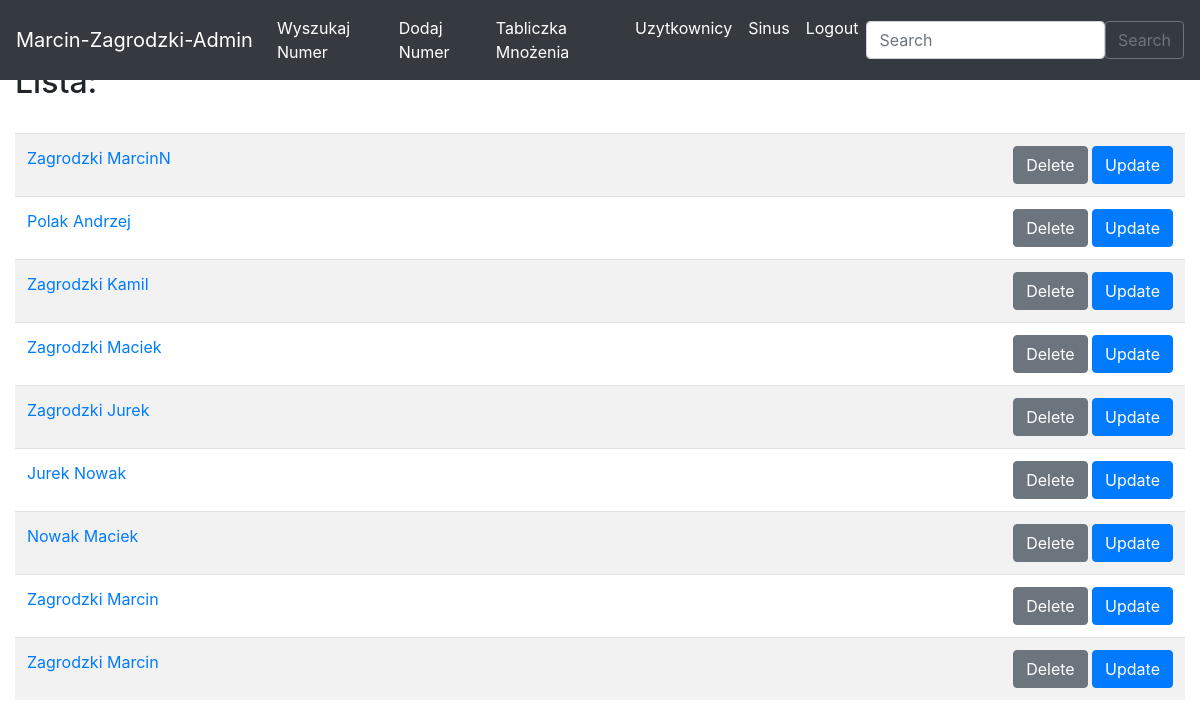
The app's page / (signed in) with its own data.
### main/models.py (models this page shows, shortened)
class Ksiazka(models.Model):
    imie = models.CharField(max_length=30, unique=False)
    nazwisko = models.TextField(max_length=30, blank=True, null=True)
    telefon = models.CharField(null=False, blank=False, unique=True, max_length=9)
    data_dodania = models.DateTimeField(auto_now_add=True, blank=True, null=True)
    updated = models.DateTimeField(auto_now=True, blank=True, null=True)

### main/views.py (the view)
# urls.py: path("", views.browse, name="browse"),
def browse(request):
    ksiazka_list = Ksiazka.objects.all().order_by('data_dodania')
    context = {
        'ksiazka_list': ksiazka_list,
    }
    return render(request, "main/browse.html", context)

### main/templates/main/browse.html (shortened to what this page needs)
{% extends 'main/base.html' %}
{% block content %}
<br><br>
<div>
<h2> Lista:</h2>
<br>
<table class ="table table-striped table-hover">
    {% for ksiazka in ksiazka_list %}
        <tr>
            <td>
                <a href="{% url 'browsetopic' ksiazka.id %} ">{{ksiazka.nazwisko}} {{ksiazka.imie}} </a>
            </td>
            <td align="right">
                <a href="{% url 'delete_ksiazka' ksiazka.id %}" class="btn btn-secondary">Delete</a>
                <a href="{% url 'update_ksiazka' ksiazka.id %}" class="btn btn-primary">Update</a>
            </td>
        </tr>
    {% endfor %}
</table>
</div>
{% endblock %}

### main/templates/main/base.html (shortened to what this page needs)
<!DOCTYPE html>
<html>
<head>
    <link rel="stylesheet" href="https://cdn.jsdelivr.net/npm/bootstrap@4.3.1/dist/css/bootstrap.min.css">
</head>
<body style="margin: 15px">
<div>
<nav class="navbar navbar-expand-md navbar-dark bg-dark fixed-top">
    <a class="navbar-brand" href="#">{{ user.username }}</a>
    <div class="collapse navbar-collapse" id="navbarsExampleDefault">
        <ul class="navbar-nav mr-auto">
            <li class="nav-item active">
                <a class="nav-link" href="../browse">Wyszukaj Numer</a>
            </li>
            <li class="nav-item active">
                <a class="nav-link" href="../addtopic">Dodaj Numer</a>
            </li>
            <li class="nav-item active">
                <a class="nav-link" href="../tabliczka">Tabliczka Mnożenia</a>
            </li>
            <li class="nav-item active">
                <a class="nav-link" href="../ranking">Uzytkownicy</a>
            </li>
            <li class="nav-item active">
                <a class="nav-link" href="../wykresy">Sinus</a>
            </li>
            <li class="nav-item active" >
                <a class="nav-link" href="../logout">Logout</a>
            </li>
        </ul>
        <form class ="d-flex" method="POST" action="{% url 'search' %}">
            <input class="form-control me-2" type="search" placeholder="Search" aria-label="Search" name="searched"><button class="btn btn-outline-secondary" type="submit">Search</button>
        </form>
    </div>
</nav>
</div>
{% if user.is_authenticated %}
    {% block content %}
    {% endblock %}
{% else %}
    <br><br>
    <p>You Need to <a href="/login">Login</a></p>
{% endif %}
</body>
</html>
</html>

### records on screen
Ksiazka: nazwisko "Zagrodzki", imie "MarcinN"
Ksiazka: nazwisko "Polak", imie "Andrzej"
Ksiazka: nazwisko "Zagrodzki", imie "Kamil"
Ksiazka: nazwisko "Zagrodzki", imie "Maciek"
Ksiazka: nazwisko "Zagrodzki", imie "Jurek"
Ksiazka: nazwisko "Jurek", imie "Nowak"
Ksiazka: nazwisko "Nowak", imie "Maciek"
Ksiazka: nazwisko "Zagrodzki", imie "Marcin"
Ksiazka: nazwisko "Zagrodzki", imie "Marcin"

### other values on screen
{{ user.username }} "Marcin-Zagrodzki-Admin"
